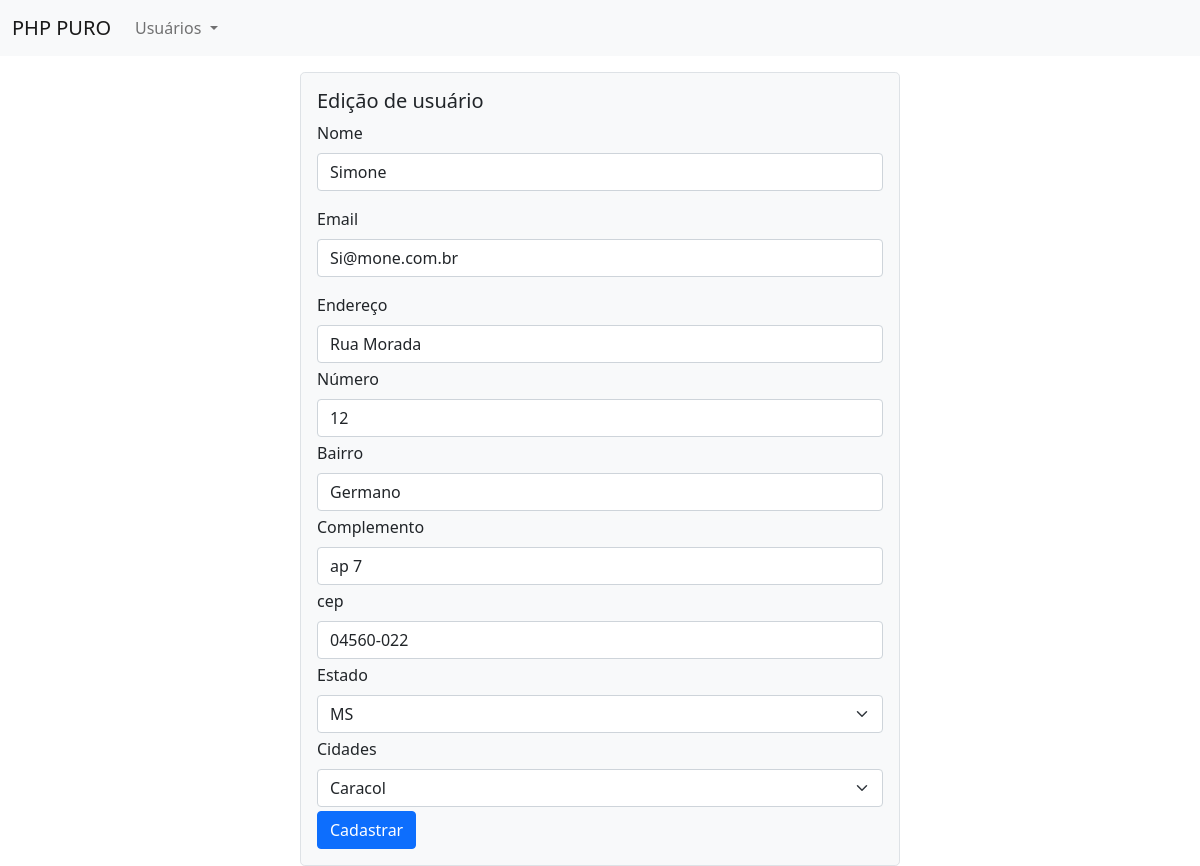
Screenshot of /usuarios/editar.php?id=33 with the database file from the repository.
### tables this page shows
CREATE TABLE `enderecos` (
  `id` int(11) NOT NULL,
  `estado_id` int(11) NOT NULL,
  `cidade_id` int(11) NOT NULL,
  `rua` varchar(200) NOT NULL,
  `numero` int(11) NOT NULL,
  `complemento` varchar(200) NOT NULL,
  `bairro` varchar(200) NOT NULL,
  `cep` varchar(9) NOT NULL
);

CREATE TABLE `usuarios` (
  `id` int(11) NOT NULL,
  `nome` varchar(200) NOT NULL,
  `email` varchar(200) NOT NULL,
  `endereco_id` int(11) NOT NULL
);

CREATE TABLE `estados` (
  `id` int(11) NOT NULL,
  `nome` varchar(75) DEFAULT NULL,
  `uf` varchar(5) DEFAULT NULL
);

CREATE TABLE `cidades` (
  `id` int(11) NOT NULL,
  `nome` varchar(120) DEFAULT NULL,
  `estado_id` int(5) DEFAULT NULL
);

### classes/Basic.class.php (called while the page is built, shortened)
<?php
    class Basic {
        public function __construct(){
            try {
                $this->conn = new PDO('mysql:host=localhost; dbname=teste_back_end', 'root', '');
                $this->conn->setAttribute(PDO::ATTR_ERRMODE, PDO::ERRMODE_EXCEPTION);
            }catch(PDOException $e) {
                echo "Connection failed: " . $e->getMessage();
              }
        }
        public function list($table){
            $data = $this->conn->query("SELECT * FROM $table")->fetchAll();
            return $data;
        }
        public function listCidades($table, $id){
            $stmt = $this->conn->prepare("SELECT * FROM $table WHERE estado_id = :id");
            $stmt->execute(['id' => $id]);
            $data = $stmt->fetchAll(PDO::FETCH_ASSOC);
            return $data;
        }
        public function view($id){
            $stmt = $this->conn->prepare("SELECT usuarios.nome, usuarios.email, usuarios.endereco_id,
            enderecos.rua, enderecos.numero, enderecos.complemento, enderecos.bairro, enderecos.cep,
            enderecos.estado_id, estados.uf, enderecos.cidade_id,
            cidades.nome as cidade
            FROM enderecos
            left join usuarios on
            usuarios.endereco_id = enderecos.id
            left join estados on
            estados.id = enderecos.estado_id
            left join cidades on
            cidades.id = enderecos.cidade_id
            WHERE usuarios.id = :id");
            $stmt->execute(['id' => $id]);
            $user = $stmt->fetchAll(PDO::FETCH_ASSOC);
            return $user;
        }
    }
?>

### usuarios/editar.php (the view, shortened to what this page needs)
<?php
include('../header.php');
include('../classes/Basic.class.php');
if($_GET['id']){
    $dados = new Basic;
    $dados = $dados->view($_GET['id']);
    $data_estados = new Basic;
    $data_cidades = new Basic;
}
?>
<div class="container-fluid">
    <div class="container bg-light p-3 border rounded-3 mt-3" style="max-width:600px;">
        <h5>Edição de usuário</h5>
        <form method="post" action="form_user.php">
            <div class="mb-3">
                <label class="form-label">Nome</label>
                <input type="text" class="form-control" name="nome" value="<?php echo $dados[0]['nome']; ?>">
            </div>
            <div class="mb-3">
                <label class="form-label">Email</label>
                <input type="email" class="form-control"
                name="email" value="<?php echo $dados[0]['email']; ?>" aria-describedby="emailHelp">
            </div>
            <div class="mb-1">
                <label class="form-label">Endereço</label>
                <input type="text" class="form-control"
                value="<?php echo $dados[0]['rua']; ?>" name="rua">
            </div>
            <div class="mb-1">
                <label class="form-label">Número</label>
                <input type="text" class="form-control"
                value="<?php echo $dados[0]['numero']; ?>" name="numero">
            </div>
            <div class="mb-1">
                <label class="form-label">Bairro</label>
                <input type="text" class="form-control"
                value="<?php echo $dados[0]['bairro']; ?>" name="bairro">
            </div>
            <div class="mb-1">
                <label class="form-label">Complemento</label>
                <input type="text" class="form-control"
                value="<?php echo $dados[0]['complemento']; ?>" name="complemento">
            </div>
            <div class="mb-1">
                <label class="form-label">cep</label>
                <input type="text" class="form-control"
                value="<?php echo $dados[0]['cep']; ?>" name="cep">
            </div>
            <?php
            $data = $data_estados->list('estados');
            ?>
            <div class="mb-1">
                <label class="form-label">Estado</label>
                <select class="form-select" name="estado_id" id="select-estado">
                    <?php foreach($data as $key => $value){ ?>
                        <option
                        <?php if($dados[0]['estado_id'] == $value['id'])
                                echo 'selected'; ?>
                        value="<?php echo $value['id'] ; ?>"><?php echo $value['uf'] ; ?></option>
                    <?php
                    }
                    ?>
                </select>
            </div>
            <?php
            $cidades = $data_cidades->listCidades('cidades', $dados[0]['estado_id']);
            ?>
            <div class="mb-1">
                <label class="form-label">Cidades</label>
                <select class="form-select" name="cidade_id" id="select-cidade">
                    <?php foreach($cidades as $key => $value){ ?>
                        <option
                        <?php if($dados[0]['cidade_id'] == $value['id'])
                                echo 'selected'; ?>
                        value="<?php echo $value['id'] ; ?>"><?php echo $value['nome'] ; ?></option>
                    <?php
                    }
                    ?>
                </select>
            </div>
            <button type="submit" class="btn btn-primary">Cadastrar</button>
        </form>
    </div>
</div>

### rows the page displays
enderecos: nome "Simone", email "Si@mone.com.br", rua "Rua Morada", numero "12", bairro "Germano", complemento "ap 7", cep "04560-022", estado_id "MS", cidade_id "Caracol"
